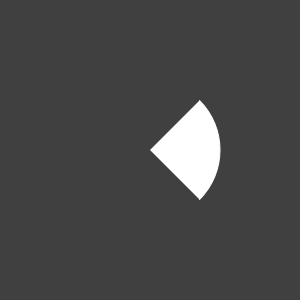
Frame 1 (no input)
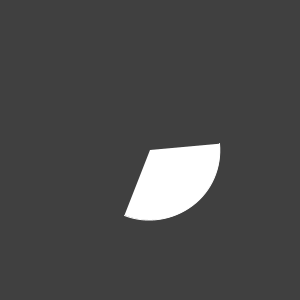
Frame 60 (the mouse pressed at the canvas centre just before this capture)
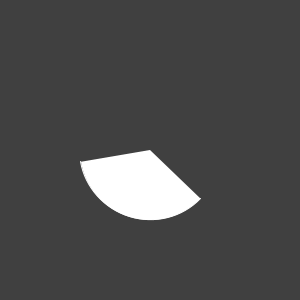
Frame 120 (the mouse held since frame 60 and released just before this capture)

The Processing sketch that drew these frames (run headless with seeded random() and noise(); from frame 60 on, the mouse is pressed at the canvas centre):

// Processing sketch: rotating_indicator
// ── rotating_indicator.pde
float phi = 0;
float phid = PI/200;
float tau = PI/2;
float taud = PI/400;
float tau_max = tau + (taud * 100);
float tau_min = tau - (taud * 100);
boolean taudir = true;

void setup()
{
  size(300,300);
  background(64,64,64);
  smooth();
}

void draw()
{
  background(64,64,64);
  stroke(255);
  arc(width/2, height/2, 140, 140, phi-(tau/2), phi + (tau/2));  
  phi += phid;
  
  if(taudir)
  {
    tau += taud;
    if(tau >= tau_max)
     taudir = !taudir; 
  }
  else
  {
    tau -= taud;
    if(tau <= tau_min)
     taudir = !taudir;
  }
}
